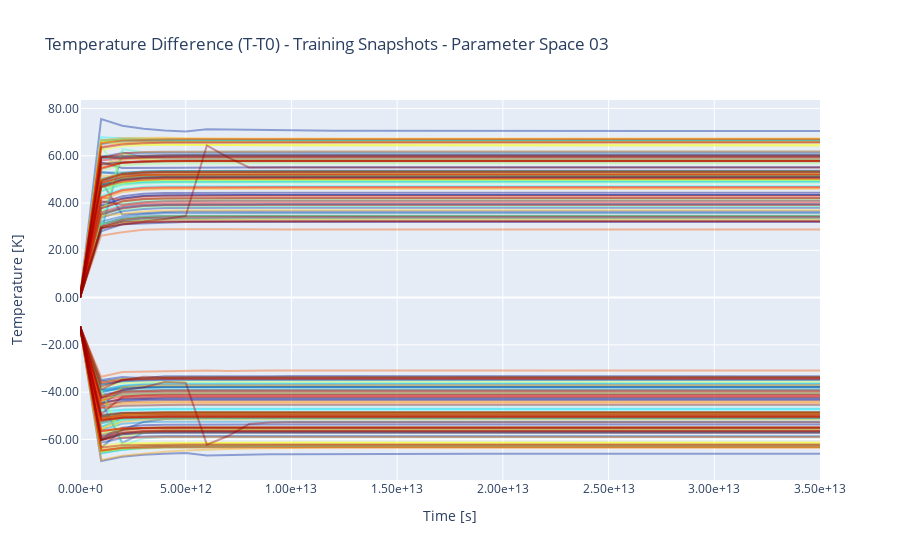

Write notebook code for a chart like this one.
### Markdown cell above
### Min max temperature difference

### Code cell
N_SNAPS = len(temperatures_diff)
colors = px.colors.sample_colorscale("jet", [n/(N_SNAPS) for n in range(N_SNAPS)])

fig = go.Figure()
for idx_snap, temperature_array in enumerate(temperatures_diff):
# customdata=np.stack(([t_h] * len(comsol_data.times), [host_k] * len(comsol_data.times)) , axis=-1),
    input_args = {'x' : list(comsol_data.times.values()),
                #   'customdata' : customdata,
                #   'hovertemplate' : "Time: %{x:.2e}<br>Temperature: %{y:.2f}<br>T_h: %{customdata[0]:.2f}<br><br>host_k: %{customdata[1]:.2e}<br>",
                    'legendgroup' : f"{idx_snap:03d}",
                    'name' : f"{idx_snap:03d}",
                    'line' : dict(color=colors[idx_snap]),
                    'opacity': 0.4}
    fig.add_trace(go.Scatter(y=np.max(temperature_array, axis=1), **input_args)) 
    fig.add_trace(go.Scatter(y=np.min(temperature_array, axis=1), **input_args)) 

fig.update_layout(
    xaxis_tickformat='.2e',  # Format x-axis numbers to 2 decimal places
    yaxis_tickformat='.2f',  # Format y-axis numbers to 2 decimal places
    showlegend=False,        # Hide the legend
    title_text=f'Temperature Difference (T-T0) - {DATA_TYPE} Snapshots - Parameter Space {PARAMETER_SPACE}', # title of plot
    xaxis_title="Time [s]",    # Optional: label for x-axis
    yaxis_title="Temperature [K]"     # Optional: label for y-axis
)
fig.write_image(export_folder / f"{DATA_TYPE}_MinMaxTemperatures.png")
fig.show()
